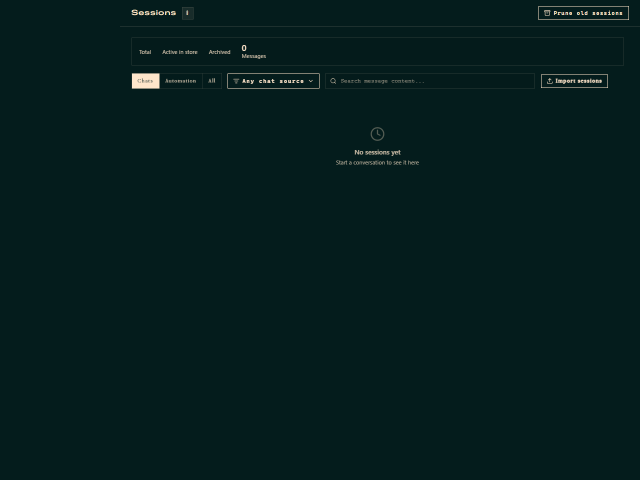
#> input picture guide-images/01-first-launch.png, 1280 x 960 px (shown at 1/2 size)
$ python pixel_art.py ../../../../guide-images/01-first-launch.png out.png
#> lines starting #> are read from the running program, lines starting #| are printed output that depends on the picture
"""Pixel art converter — Floyd-Steinberg dithering with preset or named palette.

Named hardware palettes (NES, GameBoy, PICO-8, C64, etc.) ported from
pixel-art-studio (MIT) — see ATTRIBUTION.md.

Usage (import):
    from pixel_art import pixel_art
    pixel_art("in.png", "out.png", preset="arcade")
    pixel_art("in.png", "out.png", preset="nes")
    pixel_art("in.png", "out.png", palette="PICO_8", block=6)

Usage (CLI):
    python pixel_art.py in.png out.png --preset nes
"""

from PIL import Image, ImageEnhance, ImageOps

try:
    from .palettes import PALETTES, build_palette_image
except ImportError:
    from palettes import PALETTES, build_palette_image


PRESETS = {
    # ── Original presets (adaptive palette) ─────────────────────────────
    "arcade": {
        "contrast": 1.8, "color": 1.5, "sharpness": 1.2,
        "posterize_bits": 5, "block": 8, "palette": 16,
    },
    "snes": {
        "contrast": 1.6, "color": 1.4, "sharpness": 1.2,
        "posterize_bits": 6, "block": 4, "palette": 32,
    },
    # ── Hardware-accurate presets (named palette) ───────────────────────
    "nes": {
        "contrast": 1.5, "color": 1.4, "sharpness": 1.2,
        "posterize_bits": 6, "block": 8, "palette": "NES",
    },
    "gameboy": {
        "contrast": 1.5, "color": 1.0, "sharpness": 1.2,
        "posterize_bits": 6, "block": 8, "palette": "GAMEBOY_ORIGINAL",
    },
    "gameboy_pocket": {
        "contrast": 1.5, "color": 1.0, "sharpness": 1.2,
        "posterize_bits": 6, "block": 8, "palette": "GAMEBOY_POCKET",
    },
    "pico8": {
        "contrast": 1.6, "color": 1.3, "sharpness": 1.2,
        "posterize_bits": 6, "block": 6, "palette": "PICO_8",
    },
    "c64": {
        "contrast": 1.6, "color": 1.3, "sharpness": 1.2,
        "posterize_bits": 6, "block": 8, "palette": "C64",
    },
    "apple2": {
        "contrast": 1.8, "color": 1.4, "sharpness": 1.2,
        "posterize_bits": 5, "block": 10, "palette": "APPLE_II_HI",
    },
    "teletext": {
        "contrast": 1.8, "color": 1.5, "sharpness": 1.2,
        "posterize_bits": 5, "block": 10, "palette": "TELETEXT",
    },
    "mspaint": {
        "contrast": 1.6, "color": 1.4, "sharpness": 1.2,
        "posterize_bits": 6, "block": 8, "palette": "MICROSOFT_WINDOWS_PAINT",
    },
    "mono_green": {
        "contrast": 1.8, "color": 0.0, "sharpness": 1.2,
        "posterize_bits": 5, "block": 6, "palette": "MONO_GREEN",
    },
    "mono_amber": {
        "contrast": 1.8, "color": 0.0, "sharpness": 1.2,
        "posterize_bits": 5, "block": 6, "palette": "MONO_AMBER",
    },
    # ── Artistic palette presets ────────────────────────────────────────
    "neon": {
        "contrast": 1.8, "color": 1.6, "sharpness": 1.2,
        "posterize_bits": 5, "block": 6, "palette": "NEON_CYBER",
    },
    "pastel": {
        "contrast": 1.2, "color": 1.3, "sharpness": 1.1,
        "posterize_bits": 6, "block": 6, "palette": "PASTEL_DREAM",
    },
}


def pixel_art(input_path, output_path, preset="arcade", **overrides):
    """Convert an image to retro pixel art.

    Args:
        input_path: path to source image
        output_path: path to save the resulting PNG
        preset: one of PRESETS (arcade, snes, nes, gameboy, pico8, c64, ...)
        **overrides: optionally override any preset field. In particular:
            palette: int (adaptive N colors) OR str (named palette from PALETTES)
            block:   int pixel block size
            contrast / color / sharpness / posterize_bits: numeric enhancers

    Returns:
        The resulting PIL.Image.
    """
#> called with output_path = 'out.png', preset = 'arcade'
    if preset not in PRESETS:
        raise ValueError(
            f"Unknown preset {preset!r}. Choose from: {sorted(PRESETS)}"
        )
    cfg = {**PRESETS[preset], **overrides}

    img = Image.open(input_path).convert("RGB")
#> img is the input picture: PIL image 1280x960 RGB; mean R, G, B 5.4, 29.1, 28.9

    img = ImageEnhance.Contrast(img).enhance(cfg["contrast"])
    img = ImageEnhance.Color(img).enhance(cfg["color"])
    img = ImageEnhance.Sharpness(img).enhance(cfg["sharpness"])
    img = ImageOps.posterize(img, cfg["posterize_bits"])

    w, h = img.size
#> w = 1280; h = 960
    block = cfg["block"]
    small = img.resize(
        (max(1, w // block), max(1, h // block)),
        Image.NEAREST,
    )
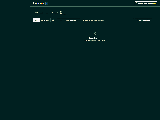
#> small: PIL image 160x120 RGB; mean R, G, B 2.3, 34.1, 33.8

    # Quantize AFTER downscale so Floyd-Steinberg aligns with final pixel grid.
    pal = cfg["palette"]
    if isinstance(pal, str):
        # Named hardware/artistic palette
        pal_img = build_palette_image(pal)
        quantized = small.quantize(palette=pal_img, dither=Image.FLOYDSTEINBERG)
    else:
        # Adaptive N-color palette (original behavior)
        quantized = small.quantize(colors=int(pal), dither=Image.FLOYDSTEINBERG)

    result = quantized.resize((w, h), Image.NEAREST)
    result.save(output_path, "PNG")
    return result


def main():
    import argparse
    p = argparse.ArgumentParser(description="Convert image to pixel art.")
    p.add_argument("input")
    p.add_argument("output")
    p.add_argument("--preset", default="arcade", choices=sorted(PRESETS))
    p.add_argument("--palette", default=None,
                   help=f"Override palette: int or name from {sorted(PALETTES)}")
    p.add_argument("--block", type=int, default=None)
    args = p.parse_args()

    overrides = {}
    if args.palette is not None:
        try:
            overrides["palette"] = int(args.palette)
        except ValueError:
            overrides["palette"] = args.palette
    if args.block is not None:
        overrides["block"] = args.block

    pixel_art(args.input, args.output, preset=args.preset, **overrides)
    print(f"Wrote {args.output}")


if __name__ == "__main__":
    main()

$ run again, on guide-images/03-persian-rtl.png
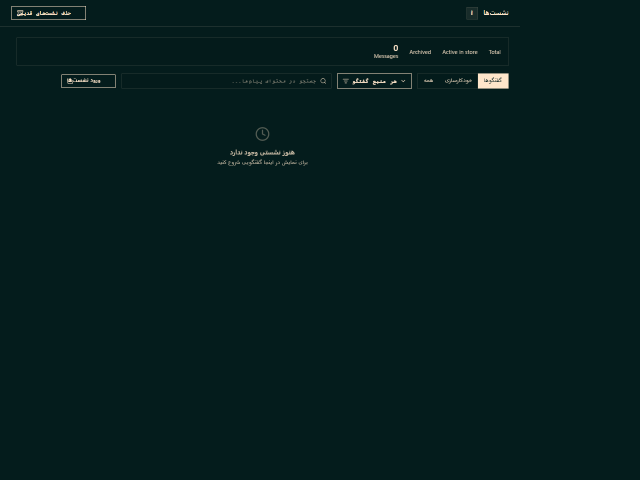
#> input picture guide-images/03-persian-rtl.png, 1280 x 960 px (shown at 1/2 size)
#> in pixel_art, img is the input picture: PIL image 1280x960 RGB; mean R, G, B 5.2, 28.9, 28.8
#> in pixel_art, `small = img.resize( (max(1, w // block), max(1, h // block)), Image.NE..`:
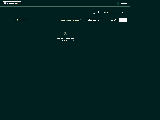
#> small: PIL image 160x120 RGB; mean R, G, B 2, 33.8, 33.7

$ run again, on guide-images/04-models-persian.png
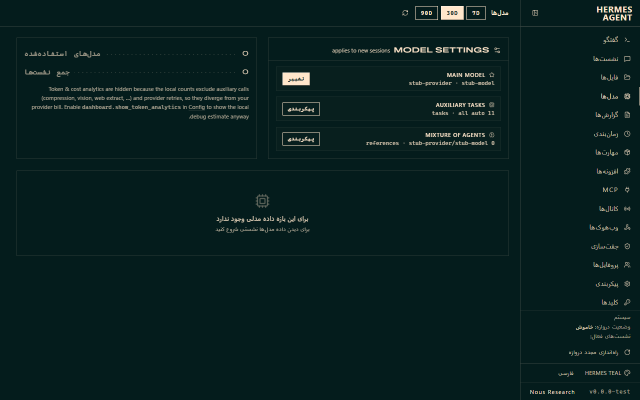
#> input picture guide-images/04-models-persian.png, 1280 x 800 px (shown at 1/2 size)
#> in pixel_art, img is the input picture: PIL image 1280x800 RGB; mean R, G, B 8.5, 31.6, 31
#> in pixel_art, `small = img.resize( (max(1, w // block), max(1, h // block)), Image.NE..`:
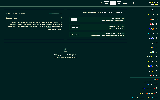
#> small: PIL image 160x100 RGB; mean R, G, B 6.3, 37.7, 36.8
#> in pixel_art, `result = quantized.resize((w, h), Image.NEAREST)`:
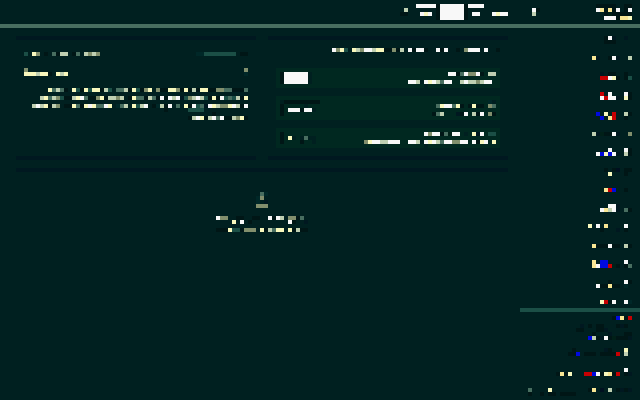
#> result: PIL image 1280x800 P (shown at 1/2 size); mean R, G, B 6.3, 37.6, 36.8
